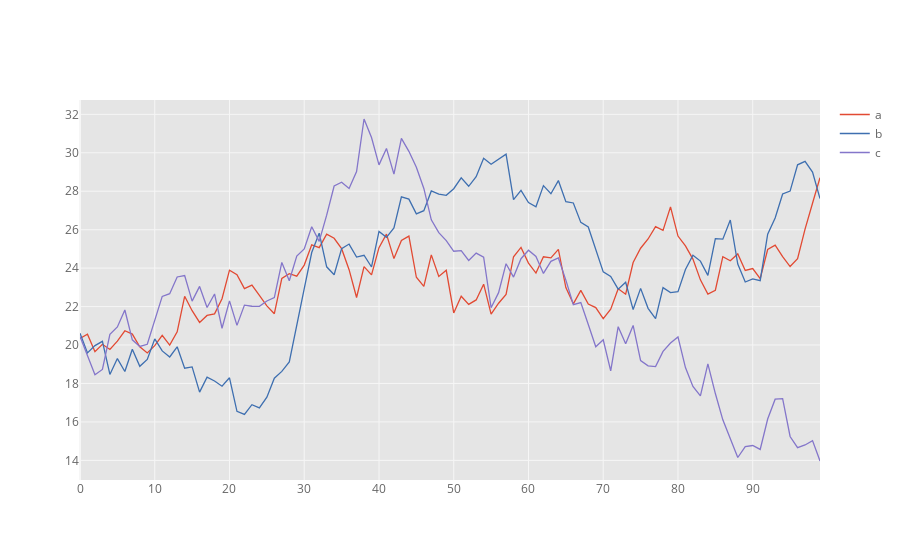

The code cell stored with this chart in its notebook:
### Code cell
cf.set_config_file(theme='ggplot')
df.iplot()  # interactive plot
